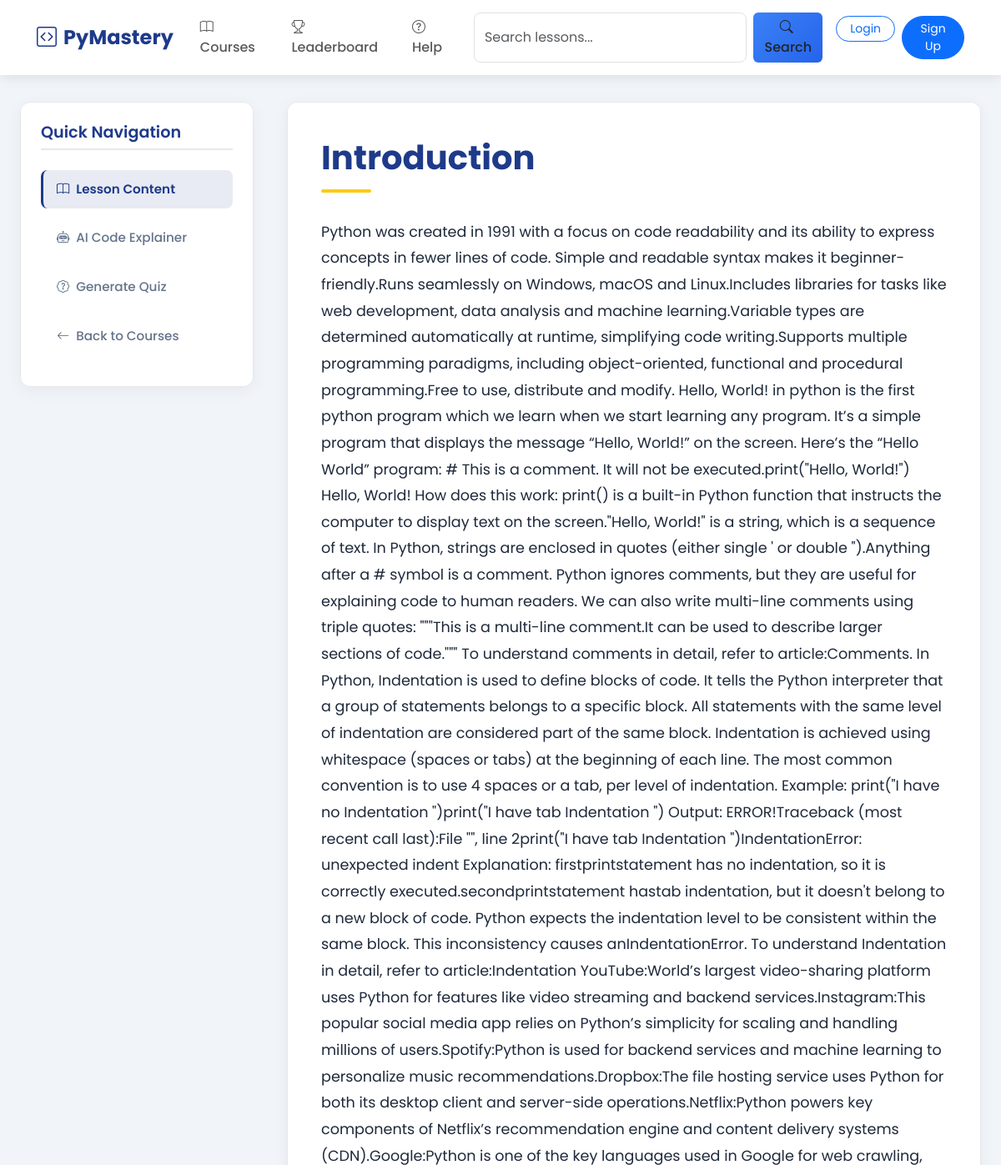
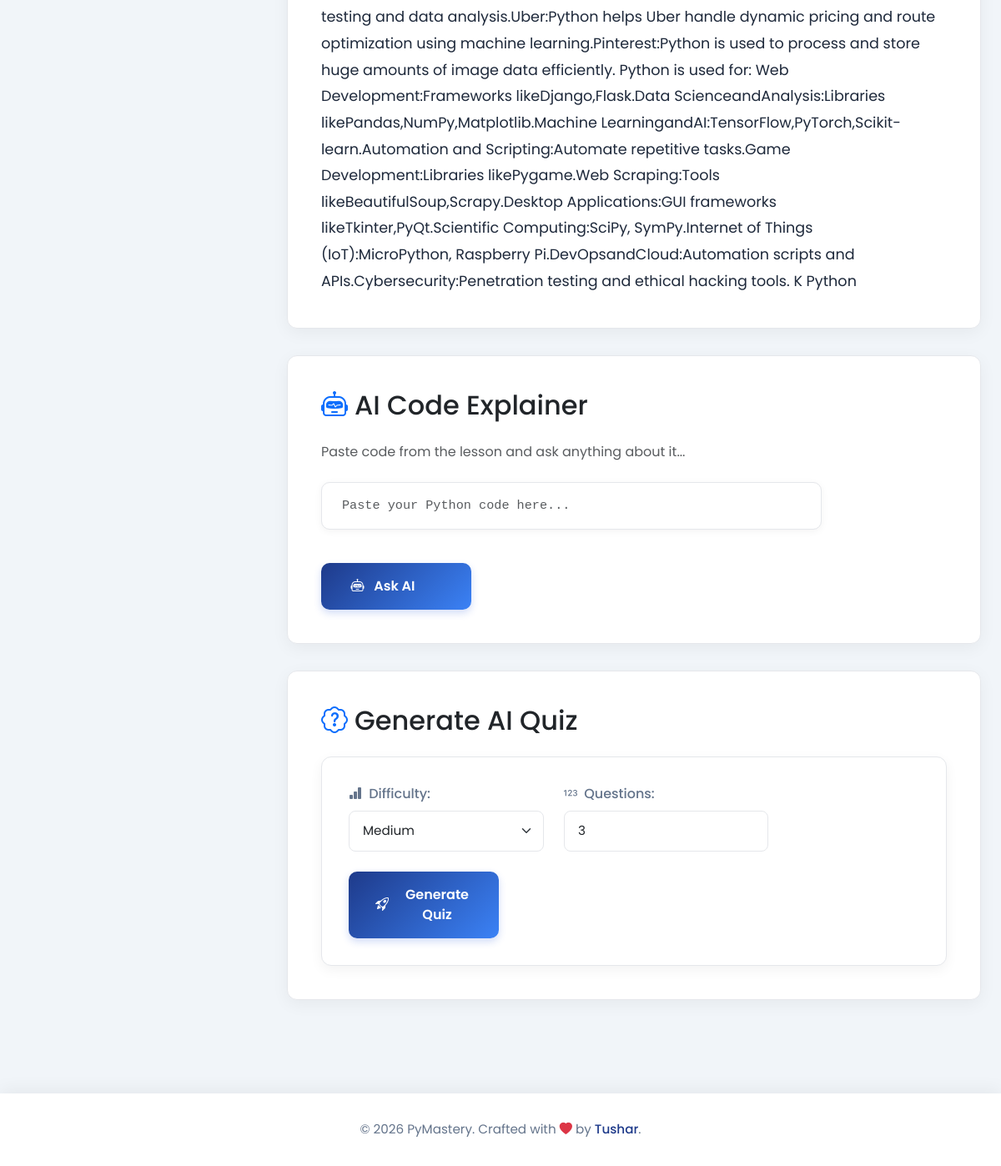
Screenshot of /courses/1/lessons/2/ with the database file from the repository (2 pictures, top to bottom).
### core/models.py (models this page shows, shortened)
class Lesson(models.Model):
    course = models.ForeignKey(Course, on_delete=models.CASCADE, related_name='lessons')
    title = models.CharField(max_length=200)
    content = models.TextField()
    order = models.PositiveIntegerField(default=0)

### core/views.py (the view)
# urls.py: path('courses/<int:course_id>/lessons/<int:lesson_id>/', views.lesson_detail, name='lesson_detail'),
def lesson_detail(request, course_id, lesson_id):
    lesson = get_object_or_404(Lesson, id=lesson_id, course_id=course_id)
    return render(request, 'core/lesson_detail.html', {'lesson': lesson})

### core/templates/core/lesson_detail.html (shortened to what this page needs)
{% load static %}
<!DOCTYPE html>
<html lang="en">
<head>
    <link href="https://cdn.jsdelivr.net/npm/bootstrap@5.3.0/dist/css/bootstrap.min.css" rel="stylesheet" />
    <link href="https://cdn.jsdelivr.net/npm/bootstrap-icons@1.10.5/font/bootstrap-icons.css" rel="stylesheet" />
</head>
<body>
    <nav class="navbar navbar-expand-lg navbar-light sticky-top">
        <div class="container-fluid">
            <a class="navbar-brand" href="{% url 'home' %}">
                <i class="bi bi-code-square me-2"></i>PyMastery
            </a>
            <div class="collapse navbar-collapse" id="navbarContent">
                <ul class="navbar-nav me-auto mb-2 mb-lg-0">
                    <li class="nav-item">
                        <a class="nav-link" href="{% url 'course_list' %}">
                            <i class="bi bi-book me-1"></i>Courses
                        </a>
                    </li>
                    <li class="nav-item">
                        <a class="nav-link" href="{% url 'leaderboard' %}">
                            <i class="bi bi-trophy me-1"></i>Leaderboard
                        </a>
                    </li>
                    <li class="nav-item">
                        <a class="nav-link" href="#">
                            <i class="bi bi-question-circle me-1"></i>Help
                        </a>
                    </li>
                </ul>
                <form class="d-flex mx-2" action="{% url 'lesson_list' course_id=1 %}" method="get">
                    <input class="form-control search-bar me-2" type="search" name="q" placeholder="Search lessons..." aria-label="Search" value="{{ search_query|default:'' }}">
                    <button class="btn btn-custom" type="submit">
                        <i class="bi bi-search me-1"></i>Search
                    </button>
                </form>
                <ul class="navbar-nav ms-2">
                    {% if user.is_authenticated %}
                        <li class="nav-item dropdown">
                            <a class="nav-link dropdown-toggle d-flex align-items-center" href="#" id="userDropdown" role="button" data-bs-toggle="dropdown" aria-expanded="false">
                                <i class="bi bi-person-circle me-1"></i>
                                <span class="d-none d-lg-inline">{{ user.username }}</span>
                            </a>
                            <ul class="dropdown-menu dropdown-menu-end" aria-labelledby="userDropdown">
                                <li><a class="dropdown-item" href="#"><i class="bi bi-person me-2"></i>Profile</a></li>
                                <li><a class="dropdown-item" href="{% url 'my_quiz_history' %}"><i class="bi bi-clock-history me-2"></i>Quiz History</a></li>
                                <li><hr class="dropdown-divider"></li>
                                <li>
                                    <form method="post" action="{% url 'logout' %}" class="d-inline">
                                        {% csrf_token %}
                                        <button type="submit" class="dropdown-item">
                                            <i class="bi bi-box-arrow-right me-2"></i>Logout
                                        </button>
                                    </form>
                                </li>
                            </ul>
                        </li>
                    {% else %}
                        <li class="nav-item me-2">
                            <a class="btn btn-sm btn-outline-primary rounded-pill px-3" href="{% url 'login' %}">
                                Login
                            </a>
                        </li>
                        <li class="nav-item">
                            <a class="btn btn-sm btn-primary rounded-pill px-3" href="{% url 'signup' %}">
                                Sign Up
                            </a>
                        </li>
                    {% endif %}
                </ul>
            </div>
        </div>
    </nav>
    <main>
        <aside class="sidebar slide-in">
            <h5>Quick Navigation</h5>
            <ul>
                <li><a href="#lesson-content" class="active"><i class="bi bi-book me-2"></i>Lesson Content</a></li>
                <li><a href="#ai-explainer"><i class="bi bi-robot me-2"></i>AI Code Explainer</a></li>
                <li><a href="#generate-quiz"><i class="bi bi-patch-question me-2"></i>Generate Quiz</a></li>
                {% if course and course.id %}
                    <li><a href="{% url 'lesson_list' course.id %}"><i class="bi bi-arrow-left me-2"></i>Back to Lessons</a></li>
                {% else %}
                    <li><a href="{% url 'course_list' %}"><i class="bi bi-arrow-left me-2"></i>Back to Courses</a></li>
                {% endif %}
            </ul>
        </aside>
        <div class="content-wrapper">
            <div class="card fade-in" id="lesson-content">
                <h1>{{ lesson.title }}</h1>
                <div class="prose max-w-none">
                    {{ lesson.content|safe }}
                </div>
            </div>
            <div class="card fade-in" id="ai-explainer">
                <h2 class="mb-4">
                    <i class="bi bi-robot text-primary me-2"></i>AI Code Explainer
                </h2>
                <p class="text-muted mb-4">Paste code from the lesson and ask anything about it...</p>
                <form
                    id="ai-form"
                    hx-post="{% url 'ai_explain' %}"
                    hx-target="#ai-result"
                    hx-swap="innerHTML"
                    class="ai-form"
                >
                    <div class="mb-3">
                        <input
                            type="text"
                            name="code_snippet"
                            class="form-control"
                            placeholder="Paste your Python code here..."
                            required
                        />
                    </div>
                    <button
                        type="submit"
                        class="btn"
                        hx-indicator="#loading-spinner"
                    >
                        <span id="button-text"><i class="bi bi-robot me-2"></i> Ask AI</span>
                    </button>
                </form>
            </div>
            <div class="card fade-in" id="generate-quiz">
                <h2 class="mb-4">
                    <i class="bi bi-patch-question text-primary me-2"></i>Generate AI Quiz
                </h2>
                <form method="POST" action="{% url 'generate_ai_quiz' lesson.id %}" class="quiz-form">
                    <div>
                        <label class="me-2"><i class="bi bi-bar-chart-fill me-1"></i> Difficulty:</label>
                        <select name="difficulty" class="form-select">
                            <option value="medium" selected>Medium</option>
                        </select>
                    </div>
                    <div>
                        <label class="me-2"><i class="bi bi-123 me-1"></i> Questions:</label>
                        <input type="number" name="num_questions" value="3" min="1" max="10" class="form-control">
                    </div>
                    <button type="submit" class="btn">
                        <i class="bi bi-rocket-takeoff me-2"></i> Generate Quiz
                    </button>
                </form>
            </div>
        </div>
    </main>
    <footer>
        <div class="container">
            <p class="mb-0">
                © {% now "Y" %} PyMastery. Crafted with <i class="bi bi-heart-fill text-danger"></i> by
                <a href="https://github.com/tushar-kumar-9354" target="_blank" rel="noopener">Tushar</a>.
            </p>
        </div>
    </footer>
</body>
</html>

### core/templates/core/lesson_detail.html (style rules this page uses)
:root { --primary: #1e3a8a; --secondary: #64748b; --accent: #facc15; --background: #f1f5f9; --card-bg: #ffffff; --text-primary: #1e293b; --text-secondary: #64748b; --border-color: #e5e7eb; }
body { background: var(--background); min-height: 100vh; font-family: 'Poppins', sans-serif; color: var(--text-primary); display: flex; flex-direction: column; margin: 0; transition: background 0.5s ease, color 0.5s ease; }
.navbar { transition: all 0.3s ease; box-shadow: 0 2px 15px rgba(0, 0, 0, 0.1); padding: 0.8rem 2rem; background: white !important; }
.navbar-brand { font-weight: 700; font-size: 1.5rem; color: var(--primary) !important; transition: transform 0.3s ease; }
.nav-link { font-weight: 500; padding: 0.5rem 1rem !important; border-radius: 6px; transition: all 0.3s ease; }
.btn-custom { background: linear-gradient(135deg, #3b82f6, #2563eb); border: none; transition: all 0.3s ease; font-weight: 500; }
.search-bar { min-width: 250px; transition: all 0.3s ease; border-radius: 8px !important; }
main { flex: 1; max-width: 1400px; margin: 2rem auto; padding: 0 2rem; display: flex; gap: 2.5rem; position: relative; }
.content-wrapper { flex: 1; min-width: 0; }
.sidebar { width: 280px; background: var(--card-bg); border-radius: 12px; box-shadow: 0 5px 20px rgba(0, 0, 0, 0.05); padding: 1.5rem; position: sticky; top: 6rem; height: fit-content; max-height: calc(100vh - 8rem); overflow-y: auto; border: 1px solid var(--border-color); transition: all 0.3s ease; }
.sidebar h5 { font-size: 1.2rem; font-weight: 600; color: var(--primary); margin-bottom: 1.5rem; padding-bottom: 0.5rem; border-bottom: 2px solid var(--border-color); }
.sidebar ul { list-style: none; padding: 0; margin: 0; }
.sidebar li { margin-bottom: 0.75rem; }
.sidebar a { color: var(--text-secondary); text-decoration: none; font-size: 0.95rem; font-weight: 500; transition: all 0.3s ease; display: block; padding: 0.75rem 1rem; border-radius: 8px; border-left: 3px solid transparent; }
.sidebar a.active { color: var(--primary); background: rgba(30, 58, 138, 0.1); border-left-color: var(--primary); font-weight: 600; }
.card { border: 1px solid var(--border-color); border-radius: 12px; background: var(--card-bg); box-shadow: 0 5px 20px rgba(0, 0, 0, 0.05); padding: 2.5rem; margin-bottom: 2rem; transition: transform 0.3s ease, box-shadow 0.3s ease; }
h1 { font-weight: 700; font-size: 2.5rem; color: var(--primary); margin-bottom: 2rem; line-height: 1.3; position: relative; padding-bottom: 1rem; }
h1:after { content: ''; position: absolute; bottom: 0; left: 0; width: 60px; height: 4px; background: var(--accent); border-radius: 2px; }
.prose { font-size: 1.1rem; color: var(--text-primary); line-height: 1.8; transition: color 0.5s ease; }
.ai-form { display: flex; flex-direction: column; gap: 1.5rem; }
.ai-form input { width: 100%; max-width: 600px; border: 1px solid var(--border-color); border-radius: 10px; box-shadow: 0 2px 10px rgba(0, 0, 0, 0.05); padding: 1rem 1.5rem; transition: all 0.3s ease; font-family: 'Fira Code', 'Courier New', monospace; font-size: 0.95rem; }
.ai-form button, .quiz-form button { background: linear-gradient(135deg, var(--primary), #3b82f6); border: none; padding: 1rem 2rem; border-radius: 10px; font-weight: 600; transition: all 0.3s ease; width: 180px; text-align: center; color: white; box-shadow: 0 4px 10px rgba(29, 78, 216, 0.2); display: flex; align-items: center; justify-content: center; gap: 0.5rem; }
.quiz-form { background: var(--card-bg); border: 1px solid var(--border-color); border-radius: 12px; padding: 2rem; box-shadow: 0 5px 15px rgba(0, 0, 0, 0.05); display: flex; flex-wrap: wrap; gap: 1.5rem; align-items: center; }
.quiz-form > div { display: flex; align-items: center; gap: 0.5rem; flex-wrap: wrap; }
.quiz-form label { font-weight: 500; color: var(--text-secondary); white-space: nowrap; }
.quiz-form select, .quiz-form input { border: 1px solid var(--border-color); border-radius: 8px; padding: 0.75rem 1rem; transition: all 0.3s ease; font-size: 0.95rem; min-width: 120px; }
footer { text-align: center; padding: 2rem; background: var(--card-bg); box-shadow: 0 -5px 20px rgba(0, 0, 0, 0.05); color: var(--text-secondary); font-size: 0.95rem; margin-top: 3rem; }
footer a { color: var(--primary); text-decoration: none; transition: all 0.3s ease; font-weight: 500; }
.fade-in { animation: fadeIn 0.8s ease forwards; }
.slide-in { animation: slideIn 0.8s ease forwards; }
@media (max-width: 1200px) { main { max-width: 100%; padding: 0 1.5rem; } }

### rows the page displays
Lesson: title "Introduction", content "Python was created in 1991 with a focus on code readability and its ability to express concepts in fewer lines of code. Simple and readable syntax makes it beginner-friendly.Runs seamlessly on Windows, macOS and Linux.Includes libraries for tasks like web development, data analysis and machine learning.Variable types are determined automatically at runtime, simplifying code writing.Supports multiple programming paradigms, including object-oriented, functional and procedural programming.Free to use, distribute and modify. Hello, World! in python is the first python program which we learn when we start learning any program. It’s a simple program that displays the message “Hello, World!” on…"
